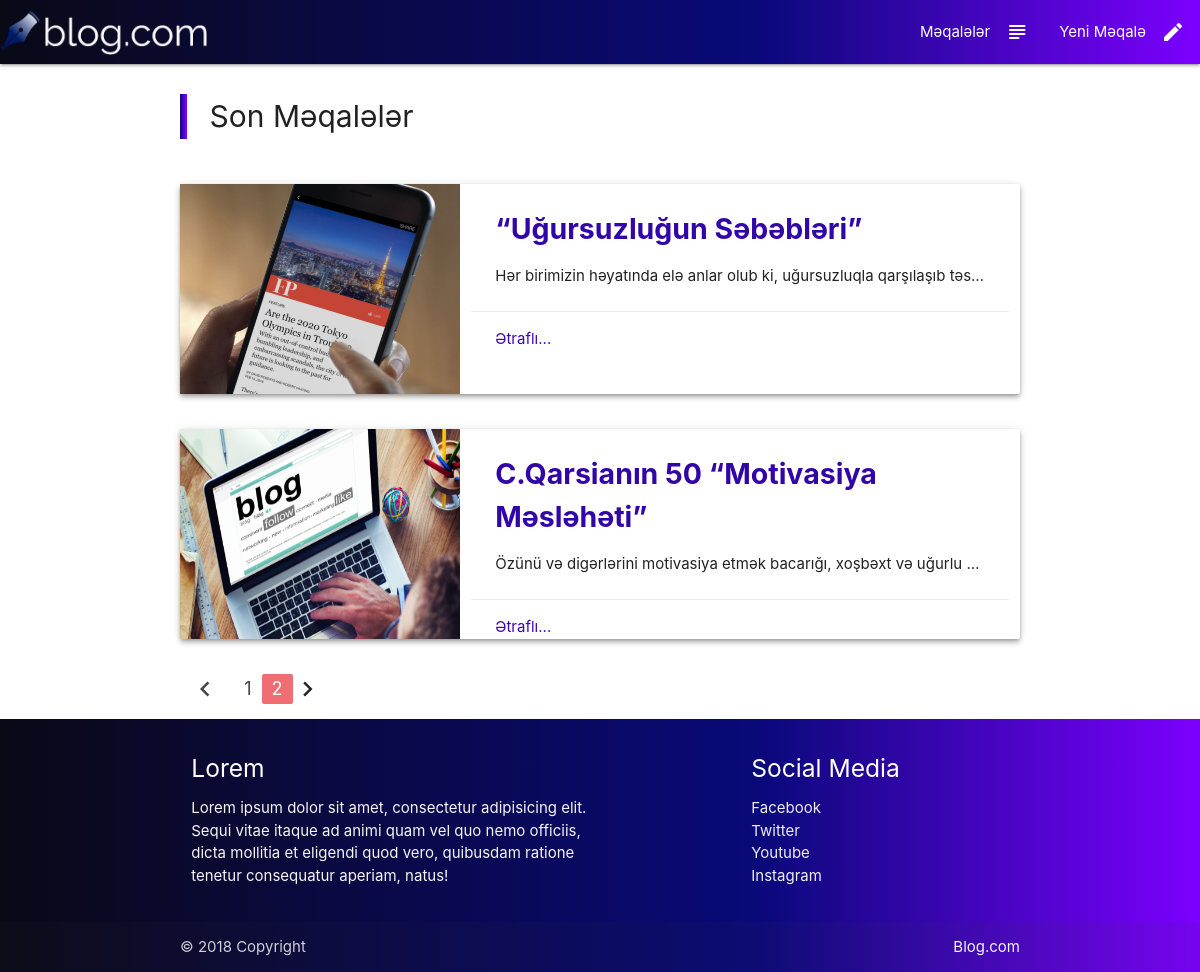
/?url=meqaleler&page=2, run on the app's committed database.
### tables this page shows
CREATE TABLE `article` (
  `ID` int(11) NOT NULL,
  `writer_name` varchar(35) NOT NULL,
  `writer_sname` varchar(35) NOT NULL,
  `art_title` varchar(160) NOT NULL,
  `art_pic` varchar(100) NOT NULL DEFAULT 'img/a.jpg',
  `art_text` text NOT NULL,
  `art_cat` varchar(50) NOT NULL DEFAULT 'Digər',
  `upload_time` timestamp NOT NULL DEFAULT CURRENT_TIMESTAMP ON UPDATE CURRENT_TIMESTAMP,
  `is_public` int(11) NOT NULL DEFAULT '0'
);

### controller/blog.php (called while the page is built, shortened)
<?php
function blog()
{
	if (isset($_GET["page"])) {
		$pageNum = $_GET["page"];
	}
	else{
		$pageNum = 1;
	}
	$blogs = bloglar($pageNum);
	specialPage('blog.php','Məqalələr',$blogs);
}
 ?>

### controller/controller.php (called while the page is built, shortened)
<?php
function controller($srcFile,$controller="anasehife")
{
	$controller();
}
?>

### model/blog.php (called while the page is built, shortened)
<?php
function bloglar($pageNum)
{
	global $db;
	$blogCount = $db->query("select  * from article");
	$blogCountData = $blogCount->fetch_all(MYSQLI_ASSOC);
	$errorMsg = false;
	if (empty($blogCountData)) {
		return $errorMsg;
	}
	else{
		$limit = 4;
		$startFrom = ($pageNum-1)*$limit;
		$blogstart = $db->query("select * from article order by ID desc limit $startFrom ,$limit");
		$blogstart = $blogstart->fetch_all(MYSQLI_ASSOC);
		$totalPages = ceil( count($blogCountData) / $limit);
		$blogData[0] = 	$blogstart;
		$blogData[1] =  $totalPages;
		return $blogData;
	}
}
?>

### view/general/blogSablon.php (the view)
<div class="blogCard card horizontal hoverable z-depth-2">
  <a href=<?php echo('?url=meqale&id='.$blog['ID']); ?> class="col s4 postImgWrapper"  style="background: url(img/<?php echo($blog['art_pic']); ?>);"></a>
    <div class="col s8">
      <div class="card-stacked">
        <div class="card-content">
          <a href=<?php echo('?url=meqale&id='.$blog['ID']); ?>><p class="blogTitle"><?php echo($blog['art_title']); ?></p></a>
          <p class="truncate"><?php echo($blog['art_text']); ?></p>
        </div>
        <div class="card-action">
          <a class="etrafli" href=<?php echo('?url=meqale&id='.$blog['ID']); ?>>Ətraflı...</a>
        </div>
      </div>
    </div>
  </div>

### view/special/blog.php
<div class="container">
	<div class="row">
		<blockquote class="headerBlq capWorld">Son Məqalələr</blockquote>
	</div>
	<?php
	if ($value == false) {
		xeta('Təəssüfki saytda hələ məqalə yoxdur');
	}
	else{
		$resultBlogs = $value[0];
		$totalPages = $value[1];
		$currentPage = $_GET["page"];
		if ($currentPage == 1) {
			$firstClass= "disabled";
		}
		else{
			$firstClass = "waves-effect";
		}
		if ($currentPage == $totalPages) {
			$lastClass = "disabled";
		}
		else{
			$lastClass = "waves-effect";
		}
		if ($firstClass != "disabled") {
			$firstLink = '<a href=?url=meqaleler&page='.($currentPage-1).'>';
		}
		else{
			$firstLink = '';
		}
		if ($lastClass != "disabled") {
			$lastLink = '<a href=?url=meqaleler&page='.($currentPage+1).'>';
		}
		else{
			$lastLink = '';
		}
		foreach ($resultBlogs as $blog) {
			echo('<div class="row">');
			include 'view/general/blogSablon.php';
			echo("</div>");
		}
		if (!empty($totalPages) && $totalPages > 1) {
			echo '<ul class="pagination" id="pagination">
			<li class='.$firstClass.'>'.$firstLink.'<i class="material-icons">chevron_left</i></a></li>';
			for ($i=1; $i<=$totalPages ; $i++) {
				if ($i == $currentPage) {
					$classActive = "active";
				}
				else{
					$classActive = "";
				}
				if ($i == 1) {
					echo(' <li class="'.$classActive.'" id='.$i.'><a href='."?url=meqaleler&page=".$i.'>'.$i.'</a></li>');
				}
				else{
					echo('<li class="'.$classActive.'" id="'.$i.'""><a href='."?url=meqaleler&page=".$i.'>'.$i.'</a></li>');
				}
			}
			echo'<li class='.$lastClass.'>'.$lastLink.'<i class="material-icons">chevron_right</i></a></li>
			</ul>'	;
		}
	}
	?>
</div>

### css/style.css (style rules this page uses)
.headerBlq { font-size: 30px; border-left-width: 7px; margin-top: 30px; margin-bottom: 25px; border-left-style: solid; -webkit-border-image: -webkit-gradient(linear, 90% 0, 0 0, from(rgba(124,0,255,1)), to(rgba(9,9,121,1))) 1 100%; }
.capWorld { text-transform: capitalize !important; }

### view/general/css/blogs.css (style rules this page uses)
.postImgWrapper { background-position: center !important; background-repeat: no-repeat !important; background-size:100% 100%,cover !important; height: auto ; }
.blogTitle { font-size: 1.9em; font-weight: bold; margin-bottom: 14px !important; text-transform: capitalize; color: #3205A9; }
.etrafli { color: #3E05B7 !important; text-transform: capitalize !important; }
.blogCard { height: 210px; }

### data on the page
article: art_pic (picture), art_title "“Uğursuzluğun Səbəbləri”", art_text "Hər birimizin həyatında elə anlar olub ki, uğursuzluqla qarşılaşıb təs…"
article: art_pic (picture), art_title "C.Qarsianın 50 “motivasiya Məsləhəti”", art_text "Özünü və digərlərini motivasiya etmək bacarığı, xoşbəxt və uğurlu…"
